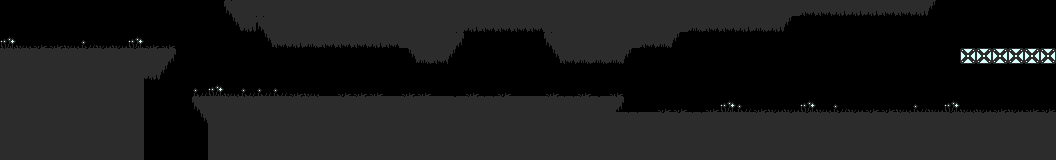

A level layout from a 2D game, rendered from its tile map. Below: a short description, then the map file with its tile-grid data intact:
An orthogonal 66x10 tile map with 16x16 px tiles, 1 tile layer (tiles) and 17 objects (12x jumper, 3x slime, hero, exit).

<map version="1.0" tiledversion="1.1.6" orientation="orthogonal" renderorder="right-down" width="66" height="10" tilewidth="16" tileheight="16" infinite="0" nextobjectid="20">
 <tileset firstgid="1" source="tileset.tsx" />
 <layer name="tiles" width="66" height="10">
  <data encoding="csv">
0,0,0,0,0,0,0,0,0,0,0,0,0,0,10,2,2,2,2,2,2,2,2,2,2,2,2,2,2,2,2,2,2,2,2,2,2,2,2,2,2,2,2,2,2,2,2,2,2,2,12,12,16,16,16,12,12,16,23,0,0,0,0,0,0,0,
0,0,0,0,0,0,0,0,0,0,0,0,0,0,18,16,10,2,2,2,2,2,2,2,2,2,2,2,2,16,12,12,12,12,2,2,2,2,2,2,2,2,2,11,12,12,16,11,16,23,0,0,0,0,0,0,0,0,0,0,0,0,0,0,0,0,
60,58,57,57,58,59,58,58,60,57,57,0,0,0,0,0,18,12,16,11,12,12,12,16,12,2,2,2,15,0,0,0,0,0,10,2,2,2,2,2,12,11,23,0,0,0,0,0,0,0,0,0,0,0,0,0,0,0,0,0,0,0,0,0,0,0,
13,13,14,13,13,14,14,14,14,13,15,0,0,0,0,0,0,0,0,0,0,0,0,0,0,18,11,12,23,0,0,0,0,0,18,12,11,11,11,23,0,0,0,0,0,0,0,0,0,0,0,0,0,0,0,0,0,0,0,0,8,8,8,8,8,8,
2,2,2,2,2,2,2,2,2,16,23,0,0,0,0,0,0,0,0,0,0,0,0,0,0,0,0,0,0,0,0,0,0,0,0,0,0,0,0,0,0,0,0,0,0,0,0,0,0,0,0,0,0,0,0,0,0,0,0,0,0,0,0,0,0,0,
2,2,2,2,2,2,2,2,2,0,0,0,59,60,58,59,59,59,57,58,1,57,57,57,1,57,57,1,1,57,1,57,1,1,57,1,57,1,57,0,0,0,0,0,0,0,0,0,0,0,0,0,0,0,0,0,0,0,0,0,0,0,0,0,0,0,
2,2,2,2,2,2,2,2,2,0,0,0,10,2,13,13,2,2,13,13,2,14,13,2,2,13,2,2,14,13,13,14,2,2,13,13,13,14,15,1,1,57,57,1,57,60,59,57,58,58,60,58,59,58,57,57,58,59,58,60,58,58,57,58,57,57,
2,2,2,2,2,2,2,2,2,0,0,0,18,2,2,2,2,2,2,2,2,2,2,2,2,2,2,2,2,2,2,2,2,2,2,2,2,2,2,13,2,14,14,13,2,2,2,13,14,14,14,13,14,14,14,14,13,2,2,14,13,14,13,14,2,14,
2,2,2,2,2,2,2,2,2,0,0,0,0,2,2,2,2,2,2,2,2,2,2,2,2,2,2,2,2,2,2,2,2,2,2,2,2,2,2,2,2,2,2,2,2,2,2,2,2,2,2,2,2,2,2,2,2,2,2,2,2,2,2,2,2,2,
2,2,2,2,2,2,2,2,2,0,0,0,0,2,2,2,2,2,2,2,2,2,2,2,2,2,2,2,2,2,2,2,2,2,2,2,2,2,2,2,2,2,2,2,2,2,2,2,2,2,2,2,2,2,2,2,2,2,2,2,2,2,2,2,2,2
</data>
 </layer>
 <objectgroup name="entities">
  <object id="1" type="slime" x="215.322" y="78.5591" width="19" height="17" />
  <object id="2" type="slime" x="649.871" y="91.8867" width="19" height="17" />
  <object id="3" type="slime" x="133.25" y="26.2503" width="19" height="17" />
  <object id="4" type="hero" x="17.0417" y="31.2086" width="14" height="16" />
  <object id="5" type="exit" x="959.083" y="-4.41665" width="96.5" height="134.333" />
  <object id="6" type="jumper" x="380.25" y="71.917" width="10" height="20" />
  <object id="7" type="jumper" x="410.25" y="71.9173" width="10" height="20" />
  <object id="8" type="jumper" x="425.25" y="71.9173" width="10" height="20" />
  <object id="9" type="jumper" x="496.25" y="71.4173" width="10" height="20" />
  <object id="10" type="jumper" x="812.583" y="86.2504" width="10" height="20" />
  <object id="11" type="jumper" x="874.083" y="85.2504" width="10" height="20" />
  <object id="12" type="jumper" x="926.083" y="84.2504" width="10" height="20" />
  <object id="15" type="jumper" x="518.75" y="70.4173" width="10" height="20" />
  <object id="16" type="jumper" x="538.75" y="70.9173" width="10" height="20" />
  <object id="17" type="jumper" x="577.25" y="71.9173" width="10" height="20" />
  <object id="18" type="jumper" x="595.75" y="72.4173" width="10" height="20" />
  <object id="19" type="jumper" x="438.25" y="71.4173" width="10" height="20" />
 </objectgroup>
</map>